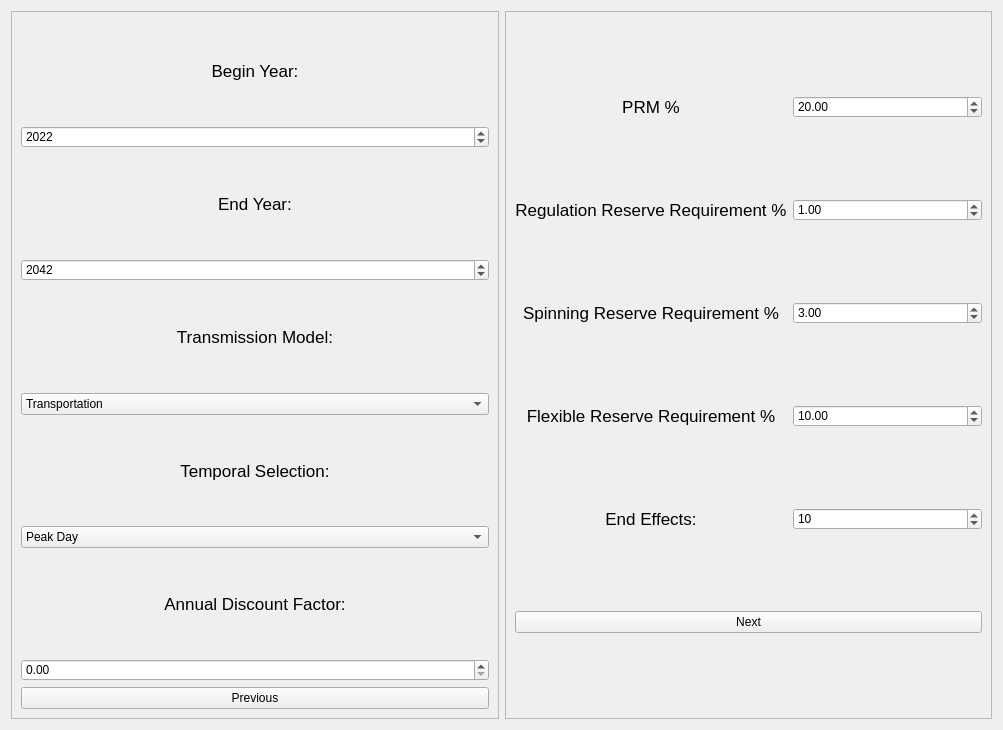
<?xml version="1.0" encoding="UTF-8"?>
<ui version="4.0">
 <class>planning_model</class>
 <widget class="QWidget" name="planning_model">
  <property name="geometry">
   <rect>
    <x>0</x>
    <y>0</y>
    <width>1003</width>
    <height>730</height>
   </rect>
  </property>
  <property name="windowTitle">
   <string>Form</string>
  </property>
  <property name="styleSheet">
   <string notr="true">QLabel {
	font: 13pt;
}</string>
  </property>
  <layout class="QHBoxLayout" name="horizontalLayout">
   <item>
    <widget class="QFrame" name="frame_2">
     <property name="frameShape">
      <enum>QFrame::StyledPanel</enum>
     </property>
     <property name="frameShadow">
      <enum>QFrame::Raised</enum>
     </property>
     <layout class="QVBoxLayout" name="verticalLayout">
      <item>
       <widget class="QLabel" name="label_4">
        <property name="text">
         <string>Begin Year:</string>
        </property>
        <property name="alignment">
         <set>Qt::AlignCenter</set>
        </property>
       </widget>
      </item>
      <item>
       <widget class="QDateEdit" name="begin_date">
        <property name="displayFormat">
         <string>yyyy</string>
        </property>
        <property name="date">
         <date>
          <year>2022</year>
          <month>1</month>
          <day>1</day>
         </date>
        </property>
       </widget>
      </item>
      <item>
       <widget class="QLabel" name="label_6">
        <property name="text">
         <string>End Year:</string>
        </property>
        <property name="alignment">
         <set>Qt::AlignCenter</set>
        </property>
       </widget>
      </item>
      <item>
       <widget class="QDateEdit" name="end_date">
        <property name="currentSection">
         <enum>QDateTimeEdit::YearSection</enum>
        </property>
        <property name="displayFormat">
         <string>yyyy</string>
        </property>
        <property name="date">
         <date>
          <year>2042</year>
          <month>1</month>
          <day>1</day>
         </date>
        </property>
       </widget>
      </item>
      <item>
       <widget class="QLabel" name="label_3">
        <property name="text">
         <string>Transmission Model:</string>
        </property>
        <property name="alignment">
         <set>Qt::AlignCenter</set>
        </property>
       </widget>
      </item>
      <item>
       <widget class="QComboBox" name="transmission_box">
        <item>
         <property name="text">
          <string>Transportation</string>
         </property>
        </item>
        <item>
         <property name="text">
          <string>DC</string>
         </property>
        </item>
       </widget>
      </item>
      <item>
       <widget class="QLabel" name="label_5">
        <property name="styleSheet">
         <string notr="true">color: rgb(0, 0, 0);</string>
        </property>
        <property name="text">
         <string>Temporal Selection:</string>
        </property>
        <property name="alignment">
         <set>Qt::AlignCenter</set>
        </property>
       </widget>
      </item>
      <item>
       <widget class="QComboBox" name="temporal_box">
        <item>
         <property name="text">
          <string>Peak Day</string>
         </property>
        </item>
        <item>
         <property name="text">
          <string>Full Year</string>
         </property>
        </item>
        <item>
         <property name="text">
          <string>Full Year MY</string>
         </property>
        </item>
        <item>
         <property name="text">
          <string>Representative Weeks</string>
         </property>
        </item>
        <item>
         <property name="text">
          <string>Seasonal Blocks</string>
         </property>
        </item>
       </widget>
      </item>
      <item>
       <widget class="QLabel" name="label">
        <property name="text">
         <string>Annual Discount Factor:</string>
        </property>
        <property name="alignment">
         <set>Qt::AlignCenter</set>
        </property>
       </widget>
      </item>
      <item>
       <widget class="QDoubleSpinBox" name="annual_discount_factor">
        <property name="maximum">
         <double>100.000000000000000</double>
        </property>
       </widget>
      </item>
      <item>
       <widget class="QPushButton" name="previous_button">
        <property name="text">
         <string>Previous</string>
        </property>
       </widget>
      </item>
     </layout>
    </widget>
   </item>
   <item>
    <widget class="QFrame" name="frame">
     <property name="frameShape">
      <enum>QFrame::StyledPanel</enum>
     </property>
     <property name="frameShadow">
      <enum>QFrame::Raised</enum>
     </property>
     <layout class="QGridLayout" name="gridLayout_2">
      <item row="3" column="1">
       <widget class="QDoubleSpinBox" name="reg_reserve">
        <property name="maximum">
         <double>100.000000000000000</double>
        </property>
        <property name="value">
         <double>1.000000000000000</double>
        </property>
       </widget>
      </item>
      <item row="9" column="1">
       <widget class="QSpinBox" name="end_effects">
        <property name="maximum">
         <number>100</number>
        </property>
        <property name="singleStep">
         <number>10</number>
        </property>
        <property name="value">
         <number>10</number>
        </property>
       </widget>
      </item>
      <item row="9" column="0">
       <widget class="QLabel" name="label_2">
        <property name="text">
         <string>End Effects:</string>
        </property>
        <property name="alignment">
         <set>Qt::AlignCenter</set>
        </property>
       </widget>
      </item>
      <item row="3" column="0">
       <widget class="QLabel" name="label_8">
        <property name="text">
         <string>Regulation Reserve Requirement %</string>
        </property>
        <property name="alignment">
         <set>Qt::AlignCenter</set>
        </property>
       </widget>
      </item>
      <item row="7" column="0">
       <widget class="QLabel" name="label_10">
        <property name="text">
         <string>Flexible Reserve Requirement %</string>
        </property>
        <property name="alignment">
         <set>Qt::AlignCenter</set>
        </property>
       </widget>
      </item>
      <item row="7" column="1">
       <widget class="QDoubleSpinBox" name="flexible_reserve">
        <property name="maximum">
         <double>100.000000000000000</double>
        </property>
        <property name="value">
         <double>10.000000000000000</double>
        </property>
       </widget>
      </item>
      <item row="0" column="0">
       <widget class="QLabel" name="label_7">
        <property name="text">
         <string>PRM %</string>
        </property>
        <property name="alignment">
         <set>Qt::AlignCenter</set>
        </property>
       </widget>
      </item>
      <item row="0" column="1">
       <widget class="QDoubleSpinBox" name="prm">
        <property name="maximum">
         <double>100.000000000000000</double>
        </property>
        <property name="value">
         <double>20.000000000000000</double>
        </property>
       </widget>
      </item>
      <item row="5" column="0">
       <widget class="QLabel" name="label_9">
        <property name="text">
         <string>Spinning Reserve Requirement %</string>
        </property>
        <property name="alignment">
         <set>Qt::AlignCenter</set>
        </property>
       </widget>
      </item>
      <item row="5" column="1">
       <widget class="QDoubleSpinBox" name="spin_reserve">
        <property name="maximum">
         <double>100.000000000000000</double>
        </property>
        <property name="value">
         <double>3.000000000000000</double>
        </property>
       </widget>
      </item>
      <item row="10" column="0" colspan="2">
       <widget class="QPushButton" name="next_button">
        <property name="text">
         <string>Next</string>
        </property>
       </widget>
      </item>
     </layout>
    </widget>
   </item>
  </layout>
 </widget>
 <resources/>
 <connections/>
</ui>
